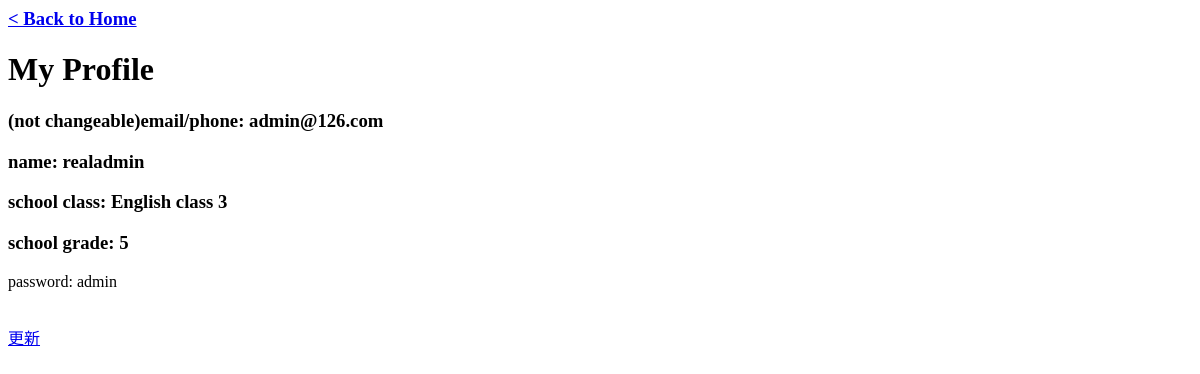
The app's page /profile (signed in), older data.
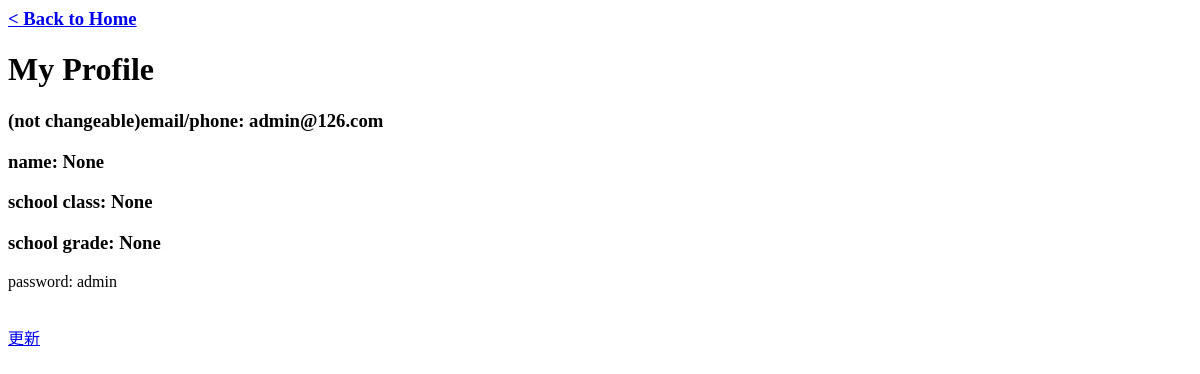
The same page, newer data.
### wsgi.py (models this page shows, shortened)
class User(db.Model):
    id = db.Column(db.Integer, primary_key=True)
    username = db.Column(db.String(80), unique=True)
    password = db.Column(db.String(80))
    nickname = db.Column(db.String(80))
    school_class = db.Column(db.String(80))
    school_grade = db.Column(db.String(80))

### wsgi.py (the view)
@app.route('/profile',methods = ['GET','DELETE'])
def query_profile():
    id = session["userid"]
    if request.method == 'GET':
        user = User.query.filter_by(id = id).first_or_404()
        print(user.username, user.password, '#'*5)
        return rt('profile.html',user = user)
    else:
        user = User.query.filter_by(id = id).delete()
        db.session.commit()
        return '',204

### movie/templates/profile.html (shortened to what this page needs)
<h3><a href="/home">< Back to Home </a></h3>
<h1>My Profile</h1>
<div>
    <h3>(not changeable)email/phone: {{user.username}}</h3>
    <h3>name: {{user.nickname}}</h3>
    <h3>school class: {{user.school_class}}</h3>
    <h3>school grade: {{user.school_grade}}</h3>
    <p>password: {{user.password}}</p>
    <br/>
    <a href="/profiles/update/{{user.id}}" id="{{user.id}}">更新</a>
</div>

Row changes from the older to the newer data that the page shows:
changed User "admin@126.com": nickname "realadmin" → "None"; school_class "English class 3" → "None"; school_grade "5" → "None"
